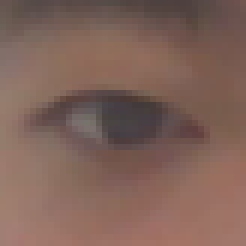
#> input picture Eye-tracking/test_eye.png, 41 x 41 px (shown 6 times larger)
$ python -i vectors.py   (imports and definitions only)   (older library calls are emulated)
#> lines starting #> are read from the running program, lines starting #| are printed output that depends on the picture
#> further down, picture is the input picture: shape (41, 41, 3); mean B, G, R 89.2, 98.9, 128.2
import cv2
import numpy as np

class pupil_dectector():

    def compute_gradient(self, image):
        # OpenCV tutorial
        # https://docs.opencv.org/3.4/d2/d2c/tutorial_sobel_derivatives.html

        ddepth = cv2.CV_16S

        # Remove noise from image
        blur = cv2.GaussianBlur(image, (3,3), 0)
        gray = cv2.cvtColor(image, cv2.COLOR_BGR2GRAY)
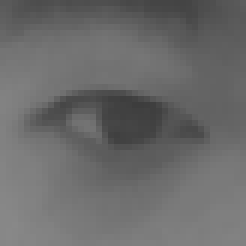
#> gray: shape (41, 41) (shown 6 times larger); min 61, max 136, mean 106.5

        grad_x = cv2.Sobel(image, ddepth, 1, 0, ksize=3, scale=1, delta=0, borderType=cv2.BORDER_DEFAULT)
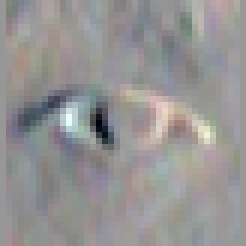
#> grad_x: shape (41, 41, 3) int16 (shown 6 times larger); mean B, G, R -3.2, -3.3, -1.7; drawn with min black and max white
        grad_y = cv2.Sobel(image, ddepth, 0, 1, ksize=3, scale=1, delta=0, borderType=cv2.BORDER_DEFAULT)
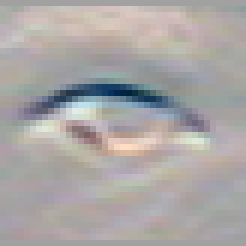
#> grad_y: shape (41, 41, 3) int16 (shown 6 times larger); mean B, G, R 6.4, 8.1, 13.4; drawn with min black and max white

        # Convert image depth back to CV_8S
        abs_grad_x = cv2.convertScaleAbs(grad_x)
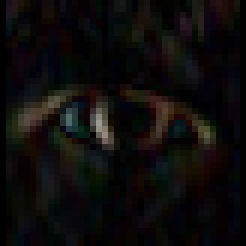
#> abs_grad_x: shape (41, 41, 3) (shown 6 times larger); mean B, G, R 11.3, 12.2, 13.9
        abs_grad_y = cv2.convertScaleAbs(grad_y)
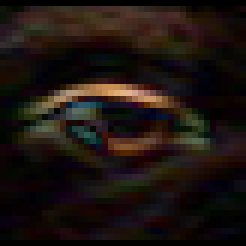
#> abs_grad_y: shape (41, 41, 3) (shown 6 times larger); mean B, G, R 16.5, 20.5, 29.3

        magnitude = ((abs_grad_x * abs_grad_x) + (abs_grad_y * abs_grad_y)) ** 0.5
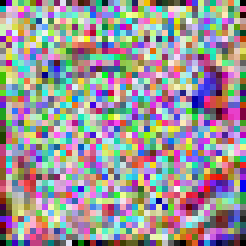
#> magnitude: shape (41, 41, 3) float64 (shown 6 times larger); mean B, G, R 9.41, 9.28, 9.63; drawn with min black and max white
        direction = np.arctan2(abs_grad_y, abs_grad_x)
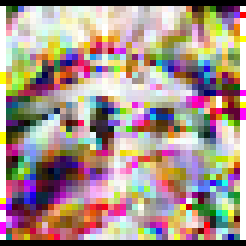
#> direction: shape (41, 41, 3) float16 (shown 6 times larger); mean B, G, R 0.854, 0.9, 1.03; drawn with min black and max white

        return magnitude, direction

# [5 lines not run here, left out]


    # [5 lines of commented-out code are left out]

>>> import cv2
>>> picture = cv2.imread('test_eye.png')
>>> result = pupil_dectector().compute_gradient(picture)

$ run again, on Eye-tracking/opencv_frame_0.png
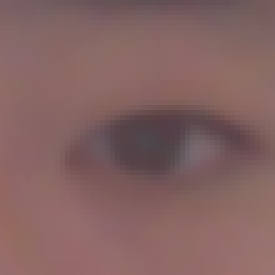
#> input picture Eye-tracking/opencv_frame_0.png, 55 x 55 px (shown 5 times larger)
#> picture is the input picture: shape (55, 55, 3); mean B, G, R 97.5, 98.6, 131.6
#> in compute_gradient, `magnitude = ((abs_grad_x * abs_grad_x) + (abs_grad_y * abs_grad_y)) **..`:
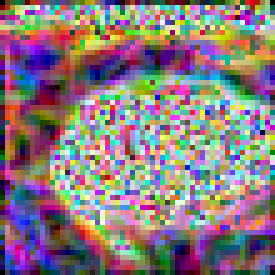
#> magnitude: shape (55, 55, 3) float64 (shown 5 times larger); mean B, G, R 7.91, 7.61, 8.62; drawn with min black and max white
#> in compute_gradient, `direction = np.arctan2(abs_grad_y, abs_grad_x)`:
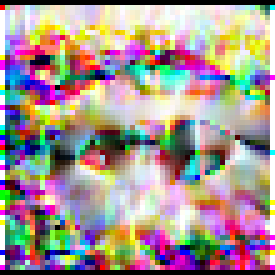
#> direction: shape (55, 55, 3) float16 (shown 5 times larger); mean B, G, R 0.893, 0.919, 1.02; drawn with min black and max white
